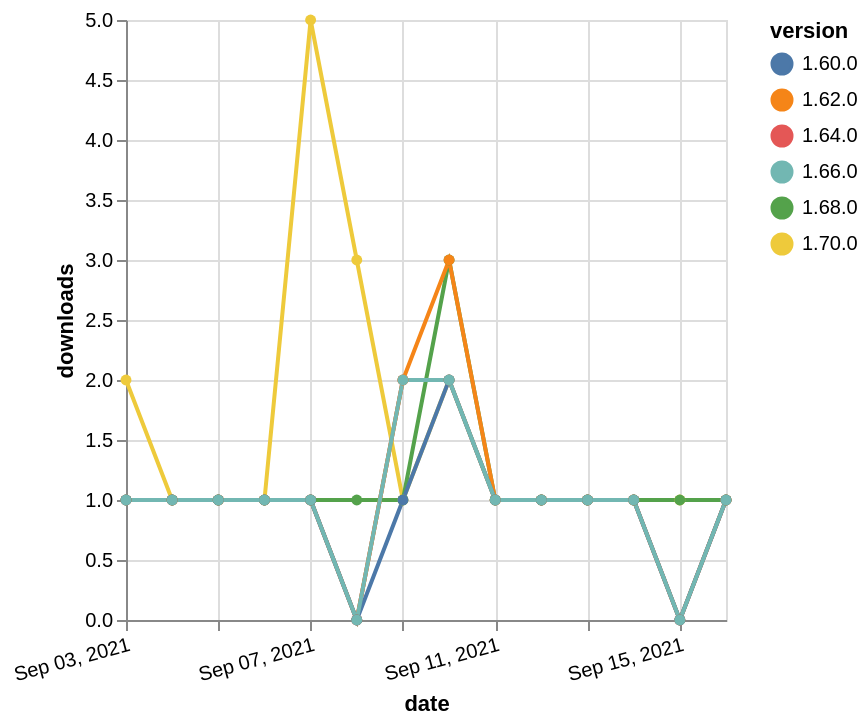

The specification (Vega-Lite) saved for this image:
### Vega-Lite specification from a JSON file in a GitHub repository (floating-point values rounded to 4 significant figures)
{"$schema": "https://vega.github.io/schema/vega-lite/v5.json", "description": "A simple bar chart with embedded data.", "data": {"values": [{"date": "2021-09-03", "total": 285, "delta": 1, "version": "1.64.0"}, {"date": "2021-09-04", "total": 286, "delta": 1, "version": "1.64.0"}, {"date": "2021-09-05", "total": 287, "delta": 1, "version": "1.64.0"}, {"date": "2021-09-06", "total": 288, "delta": 1, "version": "1.64.0"}, {"date": "2021-09-07", "total": 289, "delta": 1, "version": "1.64.0"}, {"date": "2021-09-08", "total": 289, "delta": 0, "version": "1.64.0"}, {"date": "2021-09-09", "total": 291, "delta": 2, "version": "1.64.0"}, {"date": "2021-09-10", "total": 293, "delta": 2, "version": "1.64.0"}, {"date": "2021-09-11", "total": 294, "delta": 1, "version": "1.64.0"}, {"date": "2021-09-12", "total": 295, "delta": 1, "version": "1.64.0"}, {"date": "2021-09-13", "total": 296, "delta": 1, "version": "1.64.0"}, {"date": "2021-09-14", "total": 297, "delta": 1, "version": "1.64.0"}, {"date": "2021-09-15", "total": 297, "delta": 0, "version": "1.64.0"}, {"date": "2021-09-16", "total": 298, "delta": 1, "version": "1.64.0"}, {"date": "2021-09-03", "total": 148, "delta": 2, "version": "1.70.0"}, {"date": "2021-09-04", "total": 149, "delta": 1, "version": "1.70.0"}, {"date": "2021-09-05", "total": 150, "delta": 1, "version": "1.70.0"}, {"date": "2021-09-06", "total": 151, "delta": 1, "version": "1.70.0"}, {"date": "2021-09-07", "total": 156, "delta": 5, "version": "1.70.0"}, {"date": "2021-09-08", "total": 159, "delta": 3, "version": "1.70.0"}, {"date": "2021-09-09", "total": 160, "delta": 1, "version": "1.70.0"}, {"date": "2021-09-10", "total": 162, "delta": 2, "version": "1.70.0"}, {"date": "2021-09-11", "total": 163, "delta": 1, "version": "1.70.0"}, {"date": "2021-09-12", "total": 164, "delta": 1, "version": "1.70.0"}, {"date": "2021-09-13", "total": 165, "delta": 1, "version": "1.70.0"}, {"date": "2021-09-14", "total": 166, "delta": 1, "version": "1.70.0"}, {"date": "2021-09-15", "total": 167, "delta": 1, "version": "1.70.0"}, {"date": "2021-09-16", "total": 168, "delta": 1, "version": "1.70.0"}, {"date": "2021-09-03", "total": 208, "delta": 1, "version": "1.68.0"}, {"date": "2021-09-04", "total": 209, "delta": 1, "version": "1.68.0"}, {"date": "2021-09-05", "total": 210, "delta": 1, "version": "1.68.0"}, {"date": "2021-09-06", "total": 211, "delta": 1, "version": "1.68.0"}, {"date": "2021-09-07", "total": 212, "delta": 1, "version": "1.68.0"}, {"date": "2021-09-08", "total": 213, "delta": 1, "version": "1.68.0"}, {"date": "2021-09-09", "total": 214, "delta": 1, "version": "1.68.0"}, {"date": "2021-09-10", "total": 217, "delta": 3, "version": "1.68.0"}, {"date": "2021-09-11", "total": 218, "delta": 1, "version": "1.68.0"}, {"date": "2021-09-12", "total": 219, "delta": 1, "version": "1.68.0"}, {"date": "2021-09-13", "total": 220, "delta": 1, "version": "1.68.0"}, {"date": "2021-09-14", "total": 221, "delta": 1, "version": "1.68.0"}, {"date": "2021-09-15", "total": 222, "delta": 1, "version": "1.68.0"}, {"date": "2021-09-16", "total": 223, "delta": 1, "version": "1.68.0"}, {"date": "2021-09-03", "total": 339, "delta": 1, "version": "1.62.0"}, {"date": "2021-09-04", "total": 340, "delta": 1, "version": "1.62.0"}, {"date": "2021-09-05", "total": 341, "delta": 1, "version": "1.62.0"}, {"date": "2021-09-06", "total": 342, "delta": 1, "version": "1.62.0"}, {"date": "2021-09-07", "total": 343, "delta": 1, "version": "1.62.0"}, {"date": "2021-09-08", "total": 343, "delta": 0, "version": "1.62.0"}, {"date": "2021-09-09", "total": 345, "delta": 2, "version": "1.62.0"}, {"date": "2021-09-10", "total": 348, "delta": 3, "version": "1.62.0"}, {"date": "2021-09-11", "total": 349, "delta": 1, "version": "1.62.0"}, {"date": "2021-09-12", "total": 350, "delta": 1, "version": "1.62.0"}, {"date": "2021-09-13", "total": 351, "delta": 1, "version": "1.62.0"}, {"date": "2021-09-14", "total": 352, "delta": 1, "version": "1.62.0"}, {"date": "2021-09-15", "total": 352, "delta": 0, "version": "1.62.0"}, {"date": "2021-09-16", "total": 353, "delta": 1, "version": "1.62.0"}, {"date": "2021-09-03", "total": 297, "delta": 1, "version": "1.60.0"}, {"date": "2021-09-04", "total": 298, "delta": 1, "version": "1.60.0"}, {"date": "2021-09-05", "total": 299, "delta": 1, "version": "1.60.0"}, {"date": "2021-09-06", "total": 300, "delta": 1, "version": "1.60.0"}, {"date": "2021-09-07", "total": 301, "delta": 1, "version": "1.60.0"}, {"date": "2021-09-08", "total": 301, "delta": 0, "version": "1.60.0"}, {"date": "2021-09-09", "total": 302, "delta": 1, "version": "1.60.0"}, {"date": "2021-09-10", "total": 304, "delta": 2, "version": "1.60.0"}, {"date": "2021-09-11", "total": 305, "delta": 1, "version": "1.60.0"}, {"date": "2021-09-12", "total": 306, "delta": 1, "version": "1.60.0"}, {"date": "2021-09-13", "total": 307, "delta": 1, "version": "1.60.0"}, {"date": "2021-09-14", "total": 308, "delta": 1, "version": "1.60.0"}, {"date": "2021-09-15", "total": 308, "delta": 0, "version": "1.60.0"}, {"date": "2021-09-16", "total": 309, "delta": 1, "version": "1.60.0"}, {"date": "2021-09-03", "total": 167, "delta": 1, "version": "1.66.0"}, {"date": "2021-09-04", "total": 168, "delta": 1, "version": "1.66.0"}, {"date": "2021-09-05", "total": 169, "delta": 1, "version": "1.66.0"}, {"date": "2021-09-06", "total": 170, "delta": 1, "version": "1.66.0"}, {"date": "2021-09-07", "total": 171, "delta": 1, "version": "1.66.0"}, {"date": "2021-09-08", "total": 171, "delta": 0, "version": "1.66.0"}, {"date": "2021-09-09", "total": 173, "delta": 2, "version": "1.66.0"}, {"date": "2021-09-10", "total": 175, "delta": 2, "version": "1.66.0"}, {"date": "2021-09-11", "total": 176, "delta": 1, "version": "1.66.0"}, {"date": "2021-09-12", "total": 177, "delta": 1, "version": "1.66.0"}, {"date": "2021-09-13", "total": 178, "delta": 1, "version": "1.66.0"}, {"date": "2021-09-14", "total": 179, "delta": 1, "version": "1.66.0"}, {"date": "2021-09-15", "total": 179, "delta": 0, "version": "1.66.0"}, {"date": "2021-09-16", "total": 180, "delta": 1, "version": "1.66.0"}]}, "width": "container", "mark": {"type": "line", "point": {"filled": true}}, "encoding": {"x": {"field": "date", "type": "temporal", "timeUnit": "yearmonthdate", "title": "date", "axis": {"labelAngle": -15}}, "y": {"field": "delta", "type": "quantitative", "title": "downloads"}, "color": {"field": "version", "type": "nominal"}, "tooltip": {"field": "delta"}}}
